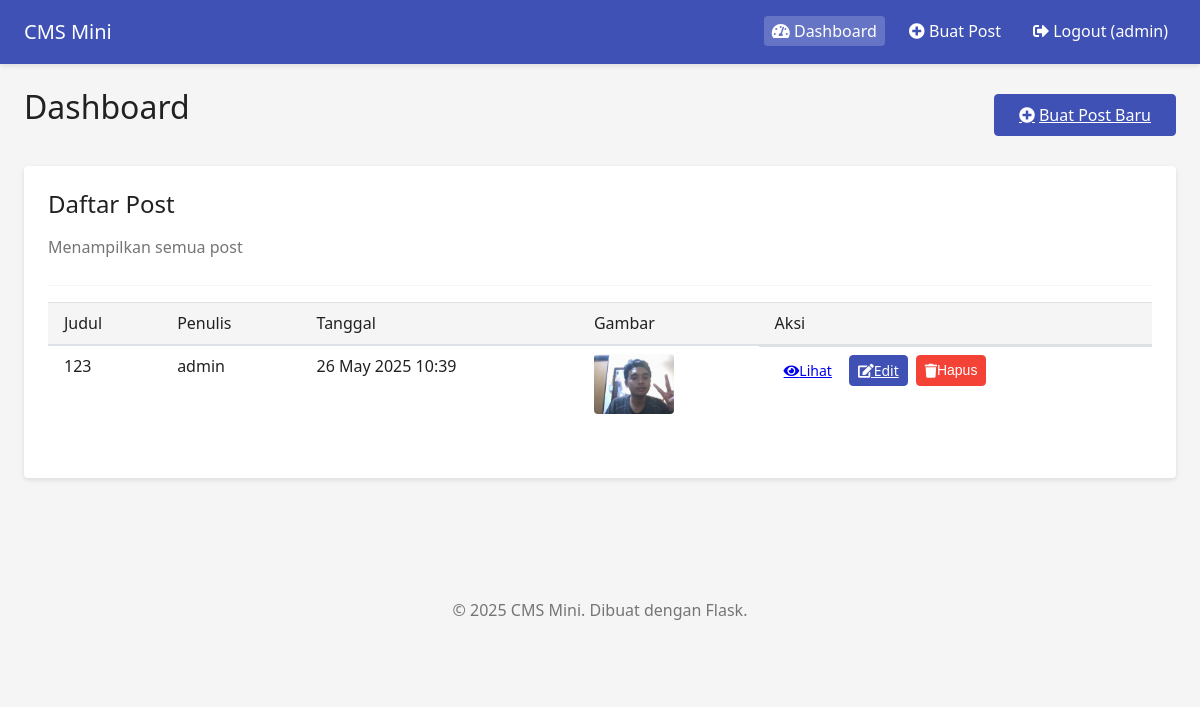
The page /dashboard (signed in) on the database its author committed.
### app.py (models this page shows, shortened)
class User(UserMixin, db.Model):
    id = db.Column(db.Integer, primary_key=True)
    username = db.Column(db.String(80), unique=True, nullable=False)
    password_hash = db.Column(db.String(128), nullable=False)
    role = db.Column(db.String(10), nullable=False)  # admin/editor
    posts = db.relationship('Post', backref='author', lazy=True, cascade='all, delete-orphan')
    def is_admin(self):
        return self.role == 'admin'
    def can_edit_post(self, post):
        return self.is_admin() or post.author_id == self.id
    def can_delete_post(self, post):
        return self.is_admin() or post.author_id == self.id

class Post(db.Model):
    id = db.Column(db.Integer, primary_key=True)
    title = db.Column(db.String(200), nullable=False)
    content = db.Column(db.Text, nullable=False)
    image_filename = db.Column(db.String(200))
    image_alt_text = db.Column(db.String(200))
    created_at = db.Column(db.DateTime, default=datetime.utcnow)
    updated_at = db.Column(db.DateTime, default=datetime.utcnow, onupdate=datetime.utcnow)
    author_id = db.Column(db.Integer, db.ForeignKey('user.id'), nullable=False)

### app.py (the view)
@app.route('/')
@app.route('/dashboard')
@login_required
def dashboard():
    if current_user.is_admin():
        posts = Post.query.order_by(Post.created_at.desc()).all()
    else:
        posts = Post.query.filter_by(author_id=current_user.id).order_by(Post.created_at.desc()).all()
    return render_template('dashboard.html', posts=posts)

### app.py (called while the page is built)
def format_date(date):
    return date.strftime('%d %b %Y %H:%M')

@app.context_processor
def utility_processor():
    return {
        'format_date': format_date,
        'now': datetime.utcnow()
    }

@login_manager.user_loader
def load_user(user_id):
    return User.query.get(int(user_id))

### templates/dashboard.html (shortened to what this page needs)
{% extends 'base.html' %}
{% block content %}
<div class="dashboard-header">
    <h1>Dashboard</h1>
    <a href="{{ url_for('create_post') }}" class="btn btn-primary btn-new-post">
        <i class="fas fa-plus-circle btn-icon"></i> Buat Post Baru
    </a>
</div>
<div class="card">
    <div class="card-header">
        <h2>Daftar Post</h2>
        <p class="text-medium">
            {% if current_user.is_admin() %}
                Menampilkan semua post
            {% else %}
                Menampilkan post yang Anda buat
            {% endif %}
        </p>
    </div>
    {% if posts %}
        <div class="table-responsive">
            <table class="table">
                <thead>
                    <tr>
                        <th>Judul</th>
                        <th>Penulis</th>
                        <th>Tanggal</th>
                        <th>Gambar</th>
                        <th>Aksi</th>
                    </tr>
                </thead>
                <tbody>
                    {% for post in posts %}
                    <tr>
                        <td>{{ post.title }}</td>
                        <td>{{ post.author.username }}</td>
                        <td>{{ format_date(post.created_at) }}</td>
                        <td>
                            {% if post.image_filename %}
                                <img src="{{ url_for('uploaded_file', filename=post.image_filename) }}"
                                     alt="{{ post.image_alt_text or 'Gambar post' }}" class="post-image-thumbnail">
                            {% else %}
                                <span class="text-medium">Tidak ada gambar</span>
                            {% endif %}
                        </td>
                        <td class="post-actions">
                            <a href="{{ url_for('view_post', post_id=post.id) }}" class="btn btn-sm btn-info">
                                <i class="fas fa-eye"></i> Lihat
                            </a>
                            {% if current_user.can_edit_post(post) %}
                            <a href="{{ url_for('edit_post', post_id=post.id) }}" class="btn btn-sm btn-primary">
                                <i class="fas fa-edit"></i> Edit
                            </a>
                            {% endif %}
                            {% if current_user.can_delete_post(post) %}
                            <button type="button" class="btn btn-sm btn-danger btn-delete"
                                    data-post-id="{{ post.id }}" data-post-title="{{ post.title }}">
                                <i class="fas fa-trash"></i> Hapus
                            </button>
                            {% endif %}
                        </td>
                    </tr>
                    {% endfor %}
                </tbody>
            </table>
        </div>
    {% endif %}
</div>
{% endblock %}

### templates/base.html (shortened to what this page needs)
<!DOCTYPE html>
<html lang="id">
<head>
    <link rel="stylesheet" href="{{ url_for('static', filename='css/main.css') }}">
    <link rel="stylesheet" href="{{ url_for('static', filename='css/modal.css') }}">
    <link rel="stylesheet" href="https://cdnjs.cloudflare.com/ajax/libs/font-awesome/5.15.4/css/all.min.css">
</head>
<body>
    {% if current_user.is_authenticated %}
    <nav class="navbar">
        <a href="{{ url_for('dashboard') }}" class="navbar-brand">CMS Mini</a>
        <ul class="navbar-nav">
            <li class="nav-item">
                <a href="{{ url_for('dashboard') }}" class="nav-link {% if request.endpoint == 'dashboard' %}active{% endif %}">
                    <i class="fas fa-tachometer-alt"></i> Dashboard
                </a>
            </li>
            <li class="nav-item">
                <a href="{{ url_for('create_post') }}" class="nav-link {% if request.endpoint == 'create_post' %}active{% endif %}">
                    <i class="fas fa-plus-circle"></i> Buat Post
                </a>
            </li>
            <li class="nav-item">
                <a href="{{ url_for('logout') }}" class="nav-link">
                    <i class="fas fa-sign-out-alt"></i> Logout ({{ current_user.username }})
                </a>
            </li>
        </ul>
    </nav>
    {% endif %}
    <main id="main-content" class="container">
        {% block content %}{% endblock %}
    </main>
    <footer class="footer bg-light p-3 mt-5">
        <div class="container">
            <p class="text-center text-medium">&copy; {{ now.year }} CMS Mini. Dibuat dengan Flask.</p>
        </div>
    </footer>
</body>
</html>

### static/css/main.css (style rules this page uses)
:root { --primary: #3f51b5; --primary-dark: #303f9f; --primary-light: #c5cae9; --secondary: #ff4081; --secondary-dark: #f50057; --success: #4caf50; --danger: #f44336; --warning: #ff9800; --info: #2196f3; --dark: #212121; --medium: #757575; --light: #f5f5f5; --white: #ffffff; --font-family: 'Segoe UI', Roboto, 'Helvetica Neue', Arial, sans-serif; --font-size-base: 16px; --font-size-small: 0.875rem; --font-size-large: 1.25rem; --font-size-xlarge: 1.5rem; --font-size-xxlarge: 2rem; --spacing-xs: 0.25rem; --spacing-sm: 0.5rem; --spacing-md: 1rem; --spacing-lg: 1.5rem; --spacing-xl: 2rem; --border-radius: 4px; --transition-speed: 0.3s; }
* { box-sizing: border-box; margin: 0; padding: 0; }
html { font-size: var(--font-size-base); }
body { font-family: var(--font-family); line-height: 1.6; color: var(--dark); background-color: var(--light); min-height: 100vh; }
h1, h2, h3, h4, h5, h6 { margin-bottom: var(--spacing-md); font-weight: 500; line-height: 1.2; color: var(--dark); }
h1 { font-size: var(--font-size-xxlarge); }
h2 { font-size: var(--font-size-xlarge); }
p { margin-bottom: var(--spacing-md); }
.container { width: 100%; max-width: 1200px; margin: 0 auto; padding: var(--spacing-lg); }
.mt-5 { margin-top: var(--spacing-xl); }
.p-3 { padding: var(--spacing-md); }
.card { background-color: var(--white); border-radius: var(--border-radius); box-shadow: 0 2px 5px rgba(0, 0, 0, 0.1); padding: var(--spacing-lg); margin-bottom: var(--spacing-lg); }
.card-header { margin-bottom: var(--spacing-md); padding-bottom: var(--spacing-sm); border-bottom: 1px solid var(--light); }
.navbar { display: flex; justify-content: space-between; align-items: center; padding: var(--spacing-md) var(--spacing-lg); background-color: var(--primary); color: var(--white); box-shadow: 0 2px 5px rgba(0, 0, 0, 0.1); }
.navbar-brand { font-size: var(--font-size-large); font-weight: 500; color: var(--white); text-decoration: none; }
.navbar-nav { display: flex; list-style: none; }
.nav-item { margin-left: var(--spacing-md); }
.nav-link { color: var(--white); text-decoration: none; padding: var(--spacing-xs) var(--spacing-sm); border-radius: var(--border-radius); transition: background-color var(--transition-speed); }
.nav-link.active { background-color: rgba(255, 255, 255, 0.2); }
.btn { display: inline-flex; align-items: center; justify-content: center; font-weight: 500; text-align: center; white-space: nowrap; vertical-align: middle; user-select: none; border: 1px solid transparent; padding: var(--spacing-sm) var(--spacing-lg); font-size: var(--font-size-base); line-height: 1.5; border-radius: var(--border-radius); transition: all var(--transition-speed); cursor: pointer; }
.btn-icon { margin-right: var(--spacing-xs); }
.btn-primary { color: var(--white); background-color: var(--primary); border-color: var(--primary); }
.btn-danger { color: var(--white); background-color: var(--danger); border-color: var(--danger); }
.btn-sm { padding: 0.25rem 0.5rem; font-size: var(--font-size-small); }
.table { width: 100%; margin-bottom: var(--spacing-lg); color: var(--dark); border-collapse: collapse; }
.table th, .table td { padding: var(--spacing-sm) var(--spacing-md); vertical-align: top; border-top: 1px solid #dee2e6; text-align: left; }
.table thead th { vertical-align: bottom; border-bottom: 2px solid #dee2e6; background-color: var(--light); font-weight: 500; }
.table-responsive { display: block; width: 100%; overflow-x: auto; -webkit-overflow-scrolling: touch; }
.text-center { text-align: center; }
.text-medium { color: var(--medium); }
.bg-light { background-color: var(--light); }
.post-image-thumbnail { width: 80px; height: 60px; object-fit: cover; border-radius: var(--border-radius); }
.post-actions { display: flex; gap: var(--spacing-sm); }
.dashboard-header { display: flex; justify-content: space-between; align-items: center; margin-bottom: var(--spacing-lg); }

### rows shown on the page
User: username "admin"
Post: title "123", author.username "admin", created_at "26 May 2025 10:39", image_filename (picture)
